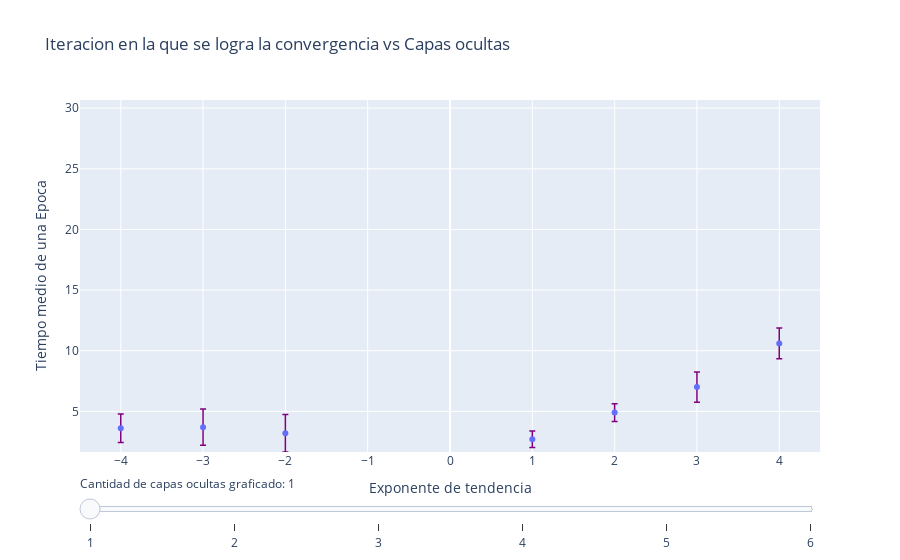

Notebook source saved alongside this figure:
### Code cell
fig = go.Figure()
#fig.show(block=True)
# Add traces, one for each slider step
for i in np.arange(0, Y.shape[1] , 1):
    fig.add_trace(go.Scatter(  visible=False,
        x=X[:,i], y=Z_3[:,i], mode='markers', name='measured', 
        error_y=dict( type='data', array=dZ_3[:,i], arrayminus = dZ_3[:,i] , color='purple', thickness=1.5, width=3) ) )
fig.data[0].visible = True# Make 10th trace visible
# Create and add slider
steps = [];
for i in range(len(fig.data)):
    #print(step)
    step = dict( method="restyle", args  =["visible", [False] * len(fig.data)], label = str(Y[0,i]) )
    step["args"][1][i] = True  # Toggle i'th trace to "visible"
    steps.append(step)
sliders = [dict( active=10, currentvalue={"prefix": "Cantidad de capas ocultas graficado: "}, pad={"t": 20}, steps=steps )]
fig.update_layout( sliders=sliders )
fig.update_layout(
    yaxis  = dict(range=[np.min(Z_3 - dZ_3), np.max(Z_3 + dZ_3)]), 
    xaxis_title="Exponente de tendencia", yaxis_title="Tiempo medio de una Epoca", 
    title=" Iteracion en la que se logra la convergencia vs Capas ocultas",)
fig.show()

### Figure 1 — Plotly figure (JSON) as saved in the notebook; plotly's stock layout.template omitted (floating-point values rounded to 4 significant figures)
{"data": [{"error_y": {"array": [1.174, 1.494, 1.549, 0.6749, 0.7379, 1.247, 1.265], "arrayminus": [1.174, 1.494, 1.549, 0.6749, 0.7379, 1.247, 1.265], "color": "purple", "thickness": 1.5, "type": "data", "width": 3}, "mode": "markers", "name": "measured", "type": "scatter", "visible": true, "x": [-4, -3, -2, 1, 2, 3, 4], "y": [3.6, 3.7, 3.2, 2.7, 4.9, 7, 10.6]}, {"error_y": {"array": [2.15, 1.287, 3.327, 2.183, 1.578, 0.7071, 0.7379], "arrayminus": [2.15, 1.287, 3.327, 2.183, 1.578, 0.7071, 0.7379], "color": "purple", "thickness": 1.5, "type": "data", "width": 3}, "mode": "markers", "name": "measured", "type": "scatter", "visible": false, "x": [-4, -3, -2, 1, 2, 3, 4], "y": [8.2, 8.9, 6.8, 6.9, 4.6, 4.5, 8.1]}, {"error_y": {"array": [4.417, 4.442, 2.406, 1.43, 0.6992, 2.044, 0.8233], "arrayminus": [4.417, 4.442, 2.406, 1.43, 0.6992, 2.044, 0.8233], "color": "purple", "thickness": 1.5, "type": "data", "width": 3}, "mode": "markers", "name": "measured", "type": "scatter", "visible": false, "x": [-4, -3, -2, 1, 2, 3, 4], "y": [12.2, 11.2, 10.7, 9.4, 8.6, 5.2, 8.3]}, {"error_y": {"array": [2.989, 2.251, 2.452, 1.874, 2.309, 0.8233, 1.101], "arrayminus": [2.989, 2.251, 2.452, 1.874, 2.309, 0.8233, 1.101], "color": "purple", "thickness": 1.5, "type": "data", "width": 3}, "mode": "markers", "name": "measured", "type": "scatter", "visible": false, "x": [-4, -3, -2, 1, 2, 3, 4], "y": [10.6, 10.2, 9.3, 10.2, 7, 5.7, 7.9]}, {"error_y": {"array": [12.42, 13.0, 10.87, 4.523, 1.841, 1.776, 1.101], "arrayminus": [12.42, 13.0, 10.87, 4.523, 1.841, 1.776, 1.101], "color": "purple", "thickness": 1.5, "type": "data", "width": 3}, "mode": "markers", "name": "measured", "type": "scatter", "visible": false, "x": [-4, -3, -2, 1, 2, 3, 4], "y": [16.7, 17.4, 19.8, 17.7, 8.5, 6.6, 8.9]}, {"error_y": {"array": [2.449, 8.423, 7.871, 4.498, 2.224, 2.685, 2.263], "arrayminus": [2.449, 8.423, 7.871, 4.498, 2.224, 2.685, 2.263], "color": "purple", "thickness": 1.5, "type": "data", "width": 3}, "mode": "markers", "name": "measured", "type": "scatter", "visible": false, "x": [-4, -3, -2, 1, 2, 3, 4], "y": [11, 18.5, 12.8, 12.3, 8.5, 8.1, 11.7]}], "layout": {"sliders": [{"active": 10, "currentvalue": {"prefix": "Cantidad de capas ocultas graficado: "}, "pad": {"t": 20}, "steps": [{"args": ["visible", [true, false, false, false, false, false]], "label": "1", "method": "restyle"}, {"args": ["visible", [false, true, false, false, false, false]], "label": "2", "method": "restyle"}, {"args": ["visible", [false, false, true, false, false, false]], "label": "3", "method": "restyle"}, {"args": ["visible", [false, false, false, true, false, false]], "label": "4", "method": "restyle"}, {"args": ["visible", [false, false, false, false, true, false]], "label": "5", "method": "restyle"}, {"args": ["visible", [false, false, false, false, false, true]], "label": "6", "method": "restyle"}]}], "title": {"text": " Iteracion en la que se logra la convergencia vs Capas ocultas"}, "xaxis": {"title": {"text": "Exponente de tendencia"}}, "yaxis": {"range": [1.651, 30.67], "title": {"text": "Tiempo medio de una Epoca"}}}}
